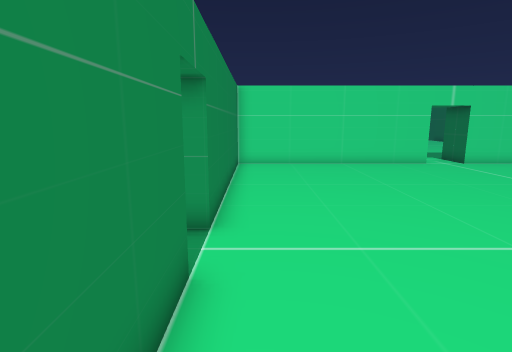
view 1 (above)

12 first-person views from a walk through a 3-D level made in the Godot game engine. The camera is 1.3 m above the floor, tilts 10° down and sees 80° across. The floor is counted in squares, 0.6 m on a side. Each view is taken from the middle of a square. On the plan, view 1 faces up. The plan holds only what a view shows up to about 18 squares ahead; the rest is blank. The place goes on beyond the plan. Characters and animated objects are not drawn.

view 2
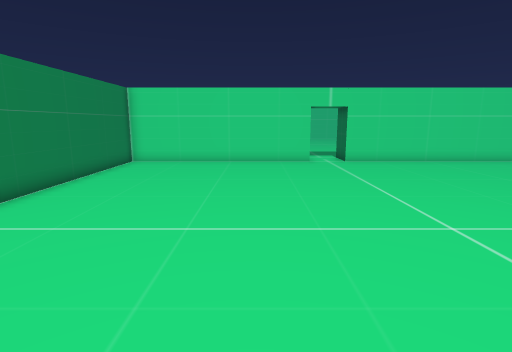

view 3
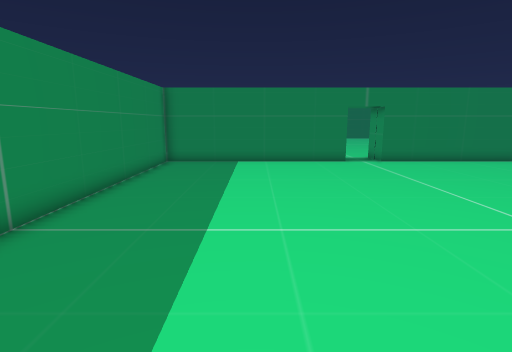

view 4
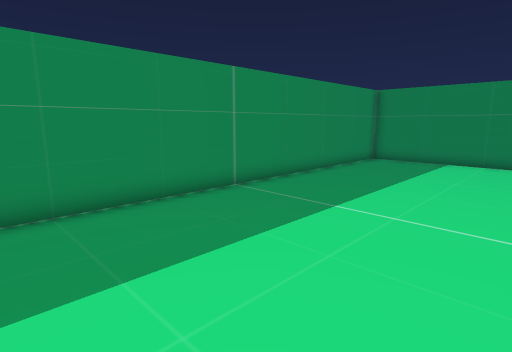

view 5
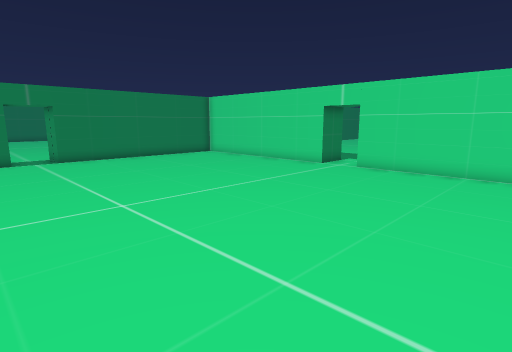

view 6
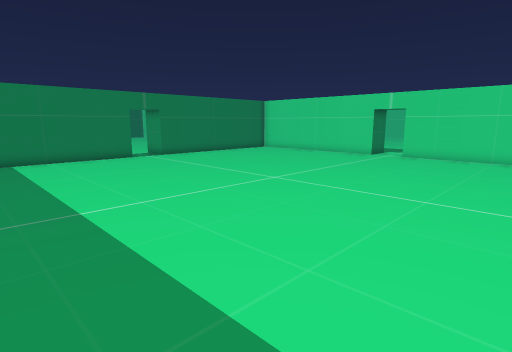

view 7
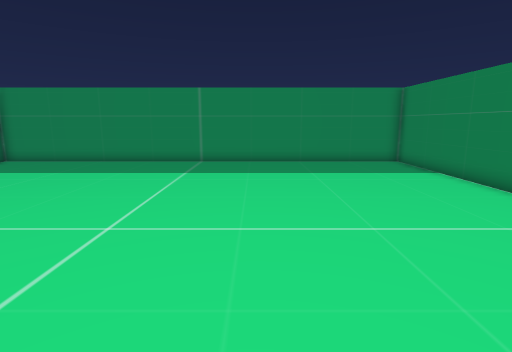

view 8
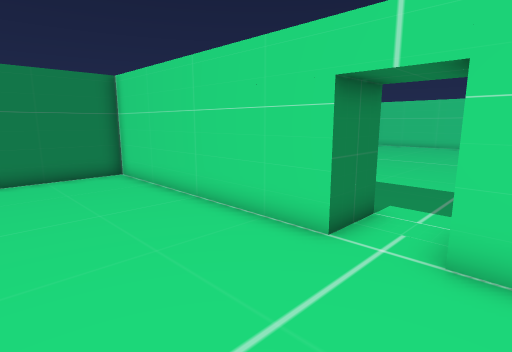

view 9
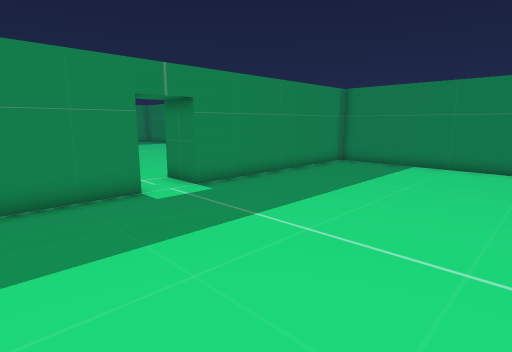

view 10
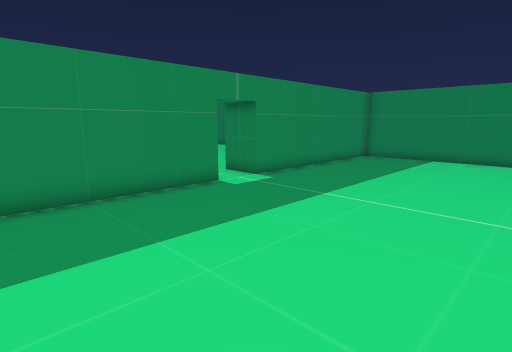

view 11
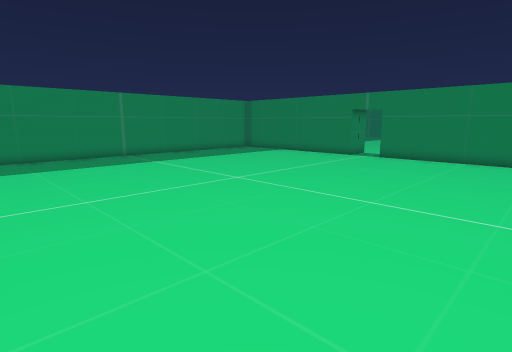

view 12
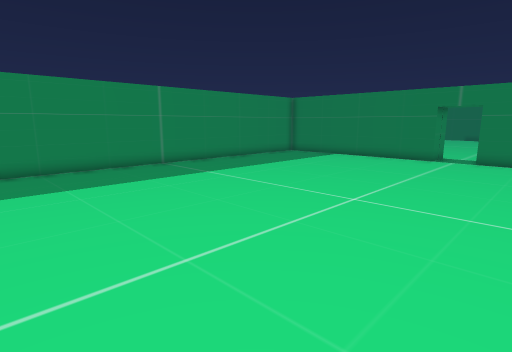

### Floor plan
Points are (right, up) in squares from view 1. A wall is a line through its corners. A room is listed if a view was taken in it or the views show most of it. See-through windows are left out.
Room 1 (views 1, 2, 3, 4, 5, 6, 7, 8, 11, 12)
walls: (-0.9, 4) (-0.9, -6) (18.5, -6); (9, 16) (-0.9, 16) (-0.9, 6); (18.5, 16) (11, 16)
ways out: opening at (10, 16) to room 2; opening at (0, 5)
Room 2 (views 9, 10)
walls: (11, 16) (11, 18) (17.4, 18); (-0.9, 25.8) (-0.9, 18) (9, 18) (9, 16)
ways out: opening at (10, 16) to room 1

Positions as (right, up) in squares from view 1, and headings:
1: (0, 0), facing up
2: (6, -1), facing up
3: (16, -1), facing left
4: (17, 2), facing down-left
5: (18, 2), facing up-left
6: (18, -4), facing up-left
7: (7, 11), facing down
8: (12, 11), facing up-left
9: (15, 27), facing down-left
10: (18, 27), facing down-left
11: (18, 14), facing down-left
12: (18, 9), facing down-left
